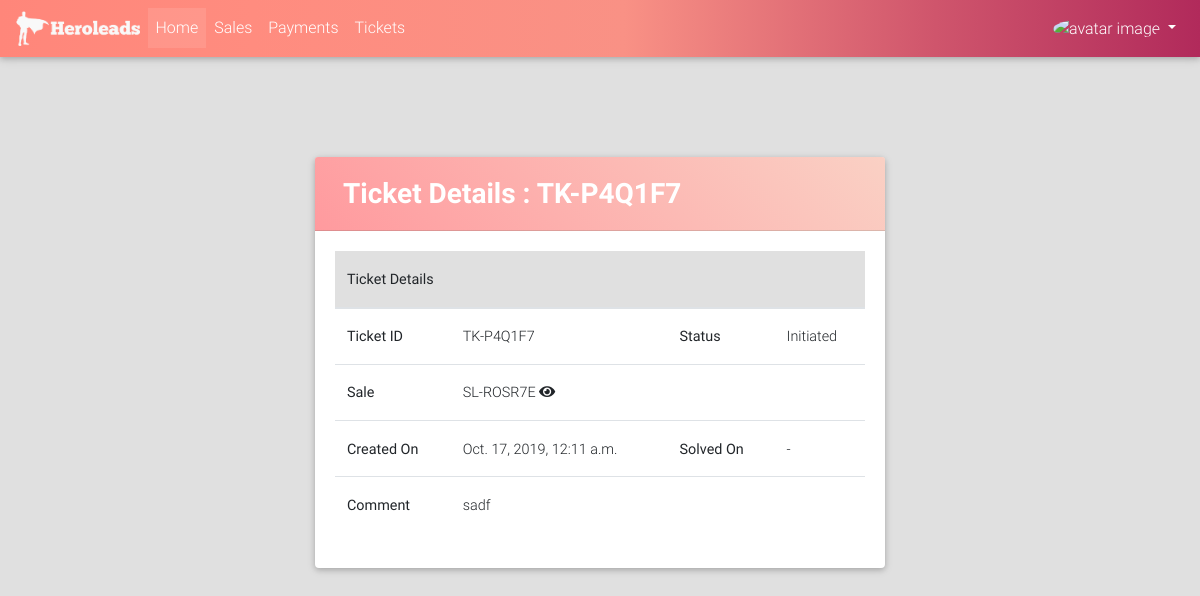
The app's page /tickets/detail/1/ (signed in) with its own data.
### tickets/models.py (models this page shows, shortened)
class Ticket(models.Model):
    TICKET_STATUS_CHOICES = (("IN", "Initiated"), ("PR", "Processing"), ("SL", "Solved"), ("CN", "Cancelled"), ("EX", "Expired"))
    QUERY_TYPE_CHOICES = (("PR", "Price"), ("PM", "Payment"), ("OT", "Other"))
    ticket_id = models.CharField(max_length=32, default=ticket_id_generator)
    sale = models.ForeignKey("sales.Sale", on_delete=models.CASCADE)
    status = models.CharField(max_length=2, choices=TICKET_STATUS_CHOICES, default="IN")
    query_type = models.CharField(max_length=2, choices=QUERY_TYPE_CHOICES, default="OT")
    executive_description = models.TextField(verbose_name="Comment", blank=True)
    photo = models.ImageField(upload_to="tickets/photos/", blank=True, null=True)
    created_on = models.DateTimeField(auto_now_add=True)
    solved_on = models.DateTimeField(blank=True, null=True)
    description = models.TextField(blank=True)
    """info from finance team"""

### sales/models.py (models this page shows, shortened)
class Sale(models.Model):
    SALE_STATUS_CHOICES = (("CR", "Created"), ("PR", "Process"), ("AP", "Approved"), ("CP", "Completed"), ("DC", "Declined"))
    agent = models.ForeignKey(User, on_delete=models.CASCADE)
    campaign_name = models.CharField(max_length=128)
    sale_date = models.DateField()
    setup_fee = models.PositiveIntegerField()
    contract_volume = models.PositiveIntegerField()
    monthly_budget = models.PositiveIntegerField()
    duration = models.ForeignKey(Duration, on_delete=models.PROTECT)
    management_fee = models.PositiveIntegerField()
    car_dealer_amount = models.PositiveIntegerField()
    payment_terms = models.PositiveIntegerField()
    agent_comment = models.TextField(verbose_name="Comment", blank=True)
    first_commission_paid = models.BooleanField(default=False)
    last_commission_paid = models.BooleanField(default=False)
    first_commission_pay_on = models.DateField(blank=True, null=True)
    last_commission_pay_on = models.DateField(blank=True, null=True)
    finance_comment = models.TextField(blank=True)
    commission_applicable = models.FloatField(blank=True, null=True)
    payment_term_intz = models.PositiveIntegerField(blank=True, null=True)
    car_dealer_bonus = models.PositiveIntegerField(blank=True, null=True)
    multiplier_applicable = models.FloatField(blank=True, null=True)
    setup_fee_payout = models.PositiveIntegerField(blank=True, null=True)
    first_payout = models.PositiveIntegerField(blank=True, null=True)
    last_payout = models.PositiveIntegerField(blank=True, null=True)
    bonus_payout = models.PositiveIntegerField(blank=True, null=True)
    total_payout = models.PositiveIntegerField(blank=True, null=True)
    sale_id = models.CharField(max_length=32, default=sale_id_generator)
    status = models.CharField(max_length=2, choices=SALE_STATUS_CHOICES, default="CR")
    created_on = models.DateTimeField(auto_now_add=True)
    @property
    def get_absolute_url(self):
        return reverse_lazy("sales:detail", kwargs={"id": self.id})

### tickets/views.py (the view)
# urls.py: url(r"^detail/(?P<id>[0-9]+)/$", views.TicketDetailView.as_view(), name="tickets_admin_detail"),
class TicketDetailView(LoginRequiredMixin, DetailView):
    model = Ticket
    context_object_name = "ticket"
    template_name = "tickets/detail.html"
    slug_field = "id"
    slug_url_kwarg = "id"
    def get_object(self, queryset=None):
        ticket = super().get_object()
        if ticket.sale.agent == self.request.user:
            return ticket
        raise Http404("Ticket not found!")

### portal/templates/tickets/detail.html (shortened to what this page needs)
{% extends "portal/base.html" %}
{% load crispy_forms_tags %}
{% block content %}
    <br><br><br><br>
    <div class="col-lg-6" style="margin: auto">
        <div class="card clearfix">
            <div class="card-header warm-flame-gradient clearfix">
                <div class="page_heading float-left">
                <h3 class="white-text font-weight-bold m-2">Ticket Details : {{ ticket.ticket_id }}</h3>
                </div>
            </div>
            <div class="card-body">
                <div class="detail_table">
                    <table class="table detail_table table-hover">
                        <thead class="bg-light">
                            <th colspan="4">Ticket Details</th>
                        </thead>
                        <tr>
                            <th>Ticket ID</th>
                            <td>{{ ticket.ticket_id }}</td>
                            <th>Status</th>
                            <td>{{ ticket.get_status_display }}</td>
                        </tr>
                        <tr>
                            <th>Sale</th>
                            <td colspan="3">
                                {{ ticket.sale.sale_id }}
                                <a href="{{ ticket.sale.get_absolute_url }}"><i class="fa fa-eye"></i></a>
                            </td>
                        </tr>
                        <tr>
                            <th>Created On</th>
                            <td>{{ ticket.created_on }}</td>
                            <th>Solved On</th>
                            <td>{{ ticket.solved_on|default:"-" }}</td>
                        </tr>
                        <tr>
                            <th>Comment</th>
                            <td colspan="3">{{ ticket.executive_description }}</td>
                        </tr>
                    </table>
                </div>
            </div>
        </div>
    </div>
{% endblock %}

### records on screen
Ticket: ticket_id "TK-P4Q1F7", status "Initiated", sale.sale_id "SL-ROSR7E", created_on "Oct. 17, 2019, 12:11 a.m.", solved_on "-", executive_description "sadf"
